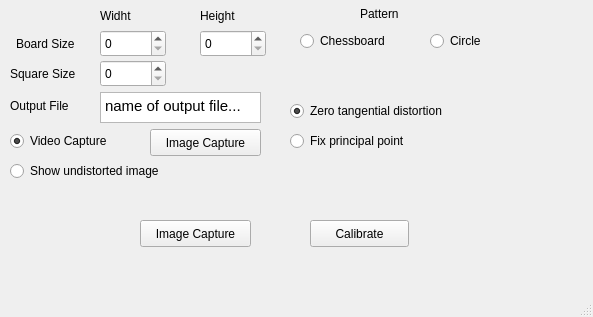
<?xml version="1.0" encoding="UTF-8"?>
<ui version="4.0">
 <class>calibrateCam</class>
 <widget class="QMainWindow" name="calibrateCam">
  <property name="geometry">
   <rect>
    <x>0</x>
    <y>0</y>
    <width>593</width>
    <height>317</height>
   </rect>
  </property>
  <property name="windowTitle">
   <string>MainWindow</string>
  </property>
  <widget class="QWidget" name="centralwidget">
   <widget class="QPushButton" name="btnImageCapture">
    <property name="geometry">
     <rect>
      <x>140</x>
      <y>220</y>
      <width>111</width>
      <height>27</height>
     </rect>
    </property>
    <property name="text">
     <string>Image Capture</string>
    </property>
   </widget>
   <widget class="QPushButton" name="btnCalibrate">
    <property name="geometry">
     <rect>
      <x>310</x>
      <y>220</y>
      <width>99</width>
      <height>27</height>
     </rect>
    </property>
    <property name="text">
     <string>Calibrate</string>
    </property>
   </widget>
   <widget class="QLabel" name="boardlbl">
    <property name="geometry">
     <rect>
      <x>16</x>
      <y>30</y>
      <width>78</width>
      <height>27</height>
     </rect>
    </property>
    <property name="text">
     <string>Board Size</string>
    </property>
   </widget>
   <widget class="QSpinBox" name="boardheight">
    <property name="geometry">
     <rect>
      <x>200</x>
      <y>30</y>
      <width>66</width>
      <height>27</height>
     </rect>
    </property>
   </widget>
   <widget class="QSpinBox" name="boardwidht">
    <property name="geometry">
     <rect>
      <x>100</x>
      <y>30</y>
      <width>66</width>
      <height>27</height>
     </rect>
    </property>
   </widget>
   <widget class="QLabel" name="boardlbl_2">
    <property name="geometry">
     <rect>
      <x>100</x>
      <y>2</y>
      <width>78</width>
      <height>27</height>
     </rect>
    </property>
    <property name="text">
     <string>Widht</string>
    </property>
   </widget>
   <widget class="QLabel" name="boardlbl_3">
    <property name="geometry">
     <rect>
      <x>200</x>
      <y>2</y>
      <width>78</width>
      <height>27</height>
     </rect>
    </property>
    <property name="text">
     <string>Height</string>
    </property>
   </widget>
   <widget class="QRadioButton" name="rbtnchessboard">
    <property name="geometry">
     <rect>
      <x>300</x>
      <y>30</y>
      <width>117</width>
      <height>22</height>
     </rect>
    </property>
    <property name="text">
     <string>Chessboard</string>
    </property>
    <property name="checked">
     <bool>true</bool>
    </property>
   </widget>
   <widget class="QRadioButton" name="rbtncircle">
    <property name="geometry">
     <rect>
      <x>430</x>
      <y>30</y>
      <width>117</width>
      <height>22</height>
     </rect>
    </property>
    <property name="text">
     <string>Circle</string>
    </property>
    <property name="checked">
     <bool>false</bool>
    </property>
   </widget>
   <widget class="QLabel" name="boardlbl_4">
    <property name="geometry">
     <rect>
      <x>10</x>
      <y>60</y>
      <width>78</width>
      <height>27</height>
     </rect>
    </property>
    <property name="text">
     <string>Square Size</string>
    </property>
   </widget>
   <widget class="QSpinBox" name="squaresize">
    <property name="geometry">
     <rect>
      <x>100</x>
      <y>60</y>
      <width>66</width>
      <height>27</height>
     </rect>
    </property>
   </widget>
   <widget class="QTextEdit" name="txtoutputfile">
    <property name="geometry">
     <rect>
      <x>100</x>
      <y>92</y>
      <width>161</width>
      <height>31</height>
     </rect>
    </property>
    <property name="html">
     <string>&lt;!DOCTYPE HTML PUBLIC &quot;-//W3C//DTD HTML 4.0//EN&quot; &quot;http://www.w3.org/TR/REC-html40/strict.dtd&quot;&gt;
&lt;html&gt;&lt;head&gt;&lt;meta name=&quot;qrichtext&quot; content=&quot;1&quot; /&gt;&lt;style type=&quot;text/css&quot;&gt;
p, li { white-space: pre-wrap; }
&lt;/style&gt;&lt;/head&gt;&lt;body style=&quot; font-family:'Ubuntu'; font-size:11pt; font-weight:400; font-style:normal;&quot;&gt;
&lt;p style=&quot; margin-top:0px; margin-bottom:0px; margin-left:0px; margin-right:0px; -qt-block-indent:0; text-indent:0px;&quot;&gt;name of output file...&lt;/p&gt;&lt;/body&gt;&lt;/html&gt;</string>
    </property>
   </widget>
   <widget class="QLabel" name="boardlbl_5">
    <property name="geometry">
     <rect>
      <x>10</x>
      <y>92</y>
      <width>78</width>
      <height>27</height>
     </rect>
    </property>
    <property name="text">
     <string>Output File</string>
    </property>
   </widget>
   <widget class="QRadioButton" name="rbtnzerotang">
    <property name="geometry">
     <rect>
      <x>290</x>
      <y>100</y>
      <width>211</width>
      <height>22</height>
     </rect>
    </property>
    <property name="text">
     <string>Zero tangential distortion</string>
    </property>
    <property name="checked">
     <bool>true</bool>
    </property>
    <property name="autoExclusive">
     <bool>false</bool>
    </property>
   </widget>
   <widget class="QRadioButton" name="rbtnfixpoint">
    <property name="geometry">
     <rect>
      <x>290</x>
      <y>130</y>
      <width>161</width>
      <height>22</height>
     </rect>
    </property>
    <property name="text">
     <string>Fix principal point</string>
    </property>
    <property name="autoExclusive">
     <bool>false</bool>
    </property>
   </widget>
   <widget class="QLabel" name="boardlbl_6">
    <property name="geometry">
     <rect>
      <x>360</x>
      <y>0</y>
      <width>61</width>
      <height>27</height>
     </rect>
    </property>
    <property name="text">
     <string>Pattern</string>
    </property>
   </widget>
   <widget class="QRadioButton" name="rbtnviseocapture">
    <property name="geometry">
     <rect>
      <x>10</x>
      <y>130</y>
      <width>161</width>
      <height>22</height>
     </rect>
    </property>
    <property name="text">
     <string>Video Capture</string>
    </property>
    <property name="checked">
     <bool>true</bool>
    </property>
    <property name="autoExclusive">
     <bool>false</bool>
    </property>
   </widget>
   <widget class="QRadioButton" name="rbtnshowundistor">
    <property name="geometry">
     <rect>
      <x>10</x>
      <y>160</y>
      <width>201</width>
      <height>22</height>
     </rect>
    </property>
    <property name="text">
     <string>Show undistorted image</string>
    </property>
    <property name="autoExclusive">
     <bool>false</bool>
    </property>
   </widget>
   <widget class="QPushButton" name="btnfileimage">
    <property name="enabled">
     <bool>true</bool>
    </property>
    <property name="geometry">
     <rect>
      <x>150</x>
      <y>129</y>
      <width>111</width>
      <height>27</height>
     </rect>
    </property>
    <property name="text">
     <string>Image Capture</string>
    </property>
   </widget>
  </widget>
  <widget class="QMenuBar" name="menubar">
   <property name="geometry">
    <rect>
     <x>0</x>
     <y>0</y>
     <width>593</width>
     <height>25</height>
    </rect>
   </property>
  </widget>
  <widget class="QStatusBar" name="statusbar"/>
 </widget>
 <resources/>
 <connections/>
</ui>
